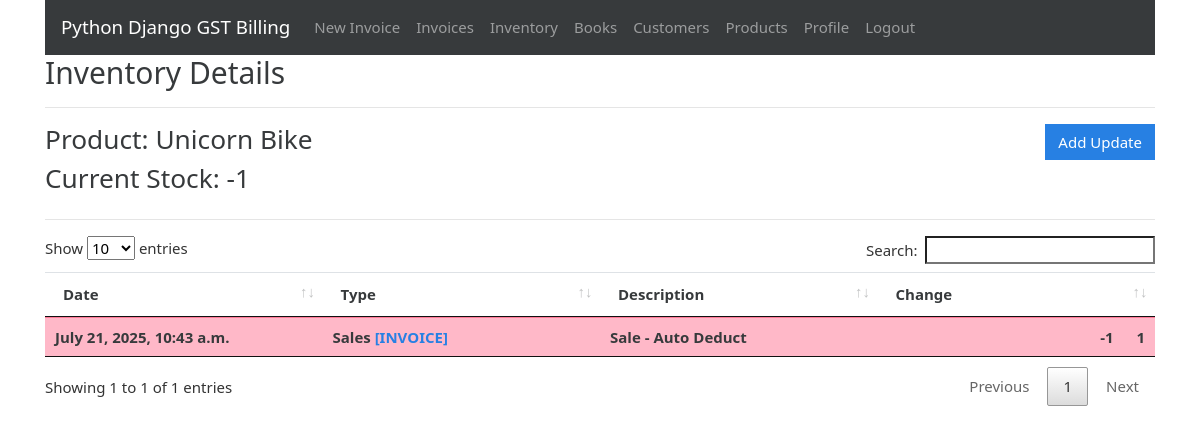
Page /inventory/7 (signed in) on the committed database.
### gstbillingapp/models.py (models this page shows, shortened)
class Inventory(models.Model):
    user = models.ForeignKey(User, null=True, blank=True, on_delete=models.SET_NULL)
    product = models.ForeignKey(Product, null=True, blank=True, on_delete=models.SET_NULL)
    current_stock = models.IntegerField(default=0)
    alert_level = models.IntegerField(default=0)
    last_log = models.ForeignKey(InventoryLog, null=True, blank=True, default=None, on_delete=models.SET_NULL)

class Product(models.Model):
    user = models.ForeignKey(User, null=True, blank=True, on_delete=models.SET_NULL)
    product_name = models.CharField(max_length=200)
    product_hsn = models.CharField(max_length=50, null=True, blank=True)
    product_unit = models.CharField(max_length=50)
    product_gst_percentage = models.FloatField()
    product_rate_with_gst = models.FloatField()
    def __str__(self):
        return str(self.product_name)

class InventoryLog(models.Model):
    user = models.ForeignKey(User, null=True, blank=True, on_delete=models.SET_NULL)
    product = models.ForeignKey(Product, null=True, blank=True, on_delete=models.SET_NULL)
    date = models.DateTimeField(default=datetime.now, blank=True, null=True)
    last_modified = models.DateTimeField(auto_now=True)
    change = models.IntegerField(default=0)
    CHANGE_TYPES = [
        (0, 'Other'),
        (1, 'Purchase'),
        (2, 'Production'),
        (4, 'Sales'),
    ]
    change_type = models.IntegerField(choices=CHANGE_TYPES, default=0)
    associated_invoice = models.ForeignKey(Invoice, blank=True, null=True, default=None, on_delete=models.SET_NULL)
    description = models.TextField(max_length=600, blank=True, null=True)

### gstbillingapp/views.py (the view)
# urls.py: path('inventory/<int:inventory_id>', views.inventory_logs, name='inventory_logs'),
@login_required
def inventory_logs(request, inventory_id):
    context = {}
    inventory = get_object_or_404(Inventory, id=inventory_id, user=request.user)
    inventory_logs = InventoryLog.objects.filter(user=request.user, product=inventory.product).order_by('-id')
    context['inventory'] = inventory
    context['inventory_logs'] = inventory_logs
    return render(request, 'gstbillingapp/inventory_logs.html', context)

### gstbillingapp/templates/gstbillingapp/inventory_logs.html (shortened to what this page needs)
{% extends "gstbillingapp/base.html" %}
{% load static %}
{% block content %}
<h2>Inventory Details</h2>
<hr>
<div class="row">
	<div class="col">
		<h3>Product: {{inventory.product}}</h3>
		<h3>Current Stock: {{inventory.current_stock}}</h3>
	</div>
	<div class="col">
		<a href="{% url 'inventory_logs_add' inventory.id %}" id="add_customer_btn"><button type="button" class="btn btn-primary">Add Update</button></a>
	</div>
</div>
<hr>
<table class="table table-hover font-weight-bold" id="inventory-logs-table">
	<thead>
		<tr>
			<th>Date</th>
			<th>Type</th>
			<th>Description</th>
			<th>Change</th>
		</tr>
	</thead>
	<tbody class="two-col-form">
		{% for item in inventory_logs %}
		<tr class="{% if item.change < 0 %}table-danger{% else %}table-success{%endif%}">
			<td>{{item.date}}</td>
			<td>{{item.get_change_type_display}} {% if item.associated_invoice %}<a href="{% url 'invoice_viewer' item.associated_invoice.id %}">[INVOICE]</a>{% endif %}</td>
			<td>{{item.description}}</td>
			<td class="text-right">{{item.change}} &emsp; {{inventory.product.product_unit}}</td>
		{% endfor %}
	</tbody>
</table>
{% endblock %}

### gstbillingapp/static/gstbillingapp/main.css (style rules this page uses)
.two-col-form td, .two-col-form th { width: 25%; }
#add_customer_btn, #add_product_btn { float: right; }

### rows in the picture
Inventory: product "Unicorn Bike", current_stock "-1", product.product_unit "1"
InventoryLog: date "July 21, 2025, 10:43 a.m.", change_type "Sales", shows "[INVOICE]", description "Sale - Auto Deduct", change "-1"
